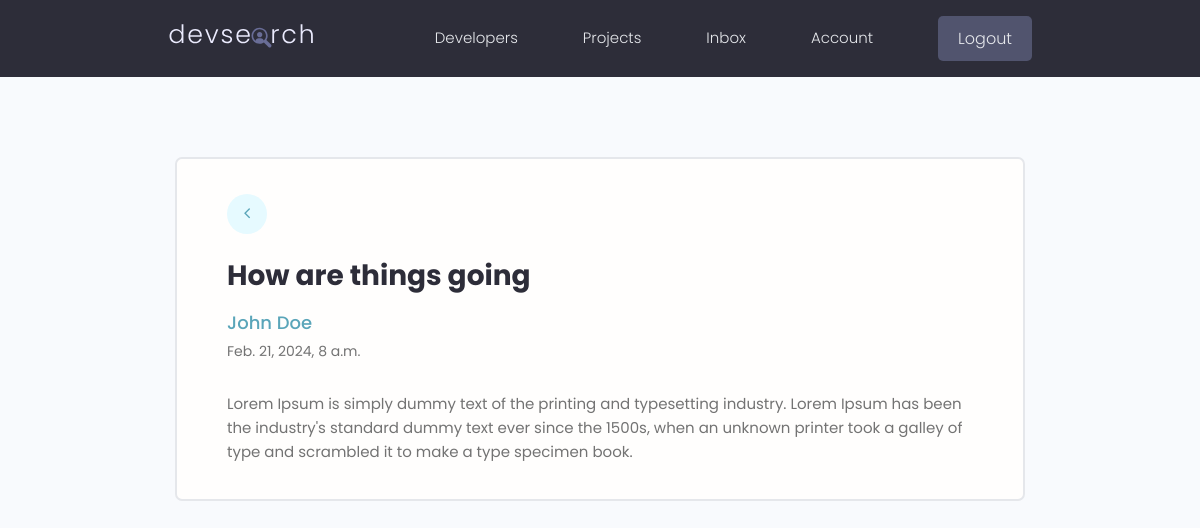
Screenshot of /message/105636b5-d34f-442b-97d9-d0245b9bb0f8/ (signed in) with the database file from the repository.
### usersApp/models.py (models this page shows, shortened)
class Message(models.Model):
    sender = models.ForeignKey(Profile, on_delete=models.SET_NULL, null=True, blank=True)
    recipient = models.ForeignKey(Profile, on_delete=models.SET_NULL, null=True, blank=True, related_name="messages")
    name = models.CharField(max_length=200, null=True, blank=True)
    email = models.EmailField(max_length=200, null=True, blank=True)
    subject = models.CharField(max_length=200, null=True, blank=True)
    body = models.TextField()
    is_read = models.BooleanField(default=False, null=True)
    created = models.DateTimeField(auto_now_add=True)
    id = models.UUIDField(default=uuid.uuid4, unique=True, primary_key=True, editable=False)
    class Meta:
        ordering = ['is_read', '-created']

### usersApp/views.py (the view)
# urls.py: path('message/<str:pk>/', views.viewMessage, name="message"),
@login_required(login_url='login')
def viewMessage(request, pk):
    profile = request.user.profile  # Get the currently logged-in user
    message = profile.messages.get(id=pk) # Query the profile itself to get the messages, ensure that users can't access someone else's message by just accessing that pk
    if message.is_read == False:
        message.is_read = True
        message.save()
    context = {'message':message}
    return render(request,'usersApp/message.html',context)

### usersApp/templates/usersApp/message.html
{% extends 'main.html' %}
{% block content %}
  <main class="messagePage my-xl">
    <div class="content-box">
      <div class="message">
        <a class="backButton" href="{% url 'inbox' %}"><i class="fa fa-angle-left"></i></a>
        <h2 class="message__subject">{{message.subject}}</h4>
          {% if message.sender %}
          <a href="{% url 'user-profile' message.sender.id %}" class="message__author">{{message.name}}</a>
          {% else %}
          <p class="message__author">{{message.name}}</p>
          {% endif %}
          <p class="message__date">{{message.created}}</p>
          <div class="message__body">
            {{message.body|linebreaksbr}}
          </div>
      </div>
    </div>
  </main>
{% endblock %}

### static/styles/app.css (style rules this page uses)
:root { --color-sub: #2d2d39; }
.content-box { width: 95%; max-width: 85rem; margin: 0 auto; }
.message { padding: 2.5rem 0; }
.message > a { display: flex; gap: 1rem; }
.message__author, .message__date { flex-basis: 25%; }
.message__subject { flex-basis: 50%; }
.message__date { text-align: right; }
.messagePage .message { list-style: none; background: var(--color-white); padding: 3.5rem 5rem; border: 2px solid var(--color-light); border-radius: 0.7rem; }
.messagePage .message__subject { font-size: 2.8rem; color: var(--color-sub); margin-bottom: 1rem; margin-top: 2rem; }
.messagePage .message__author { font-size: 1.8rem; font-weight: 500; }
.messagePage .message__date { font-size: 1.4rem; font-weight: 400; text-align: left; margin-bottom: 3rem; }
.backButton { background: var(--color-main-light); color: var(--color-main); width: 4rem; height: 4rem; display: flex; align-items: center; justify-content: center; border-radius: 50%; }
.backButton i { font-size: 1.8rem; }

### static/uikit/styles/modules/_variables.css (style rules this page uses)
:root { --color-main: #5aa5b9; --color-main-light: #e6faff; --color-sub: #3f4156; --color-sub-light: #51546e; --color-sub-lighter: #ededfd; --color-text: #737373; --color-gray: #8b8b8b; --color-light: #e5e7eb; --color-light-gray: #767676; --color-bg: #f8fafd; --color-white: #fffefd; --color-white-light: #f3f3f3; --color-success: #359e64; --color-success-bg: #def8e8; --color-error: #fc4b0b; --color-error-bg: #fff2ee; --font-base: 'Poppins', arial, helvetica, 'Segoe UI', roboto, ubuntu, sans-serif; --font-monospace: 'Fira Code', 'Courier New', courier, monospace; --font-regular: 300; --font-medium: 500; --font-bold: 700; --generic-shadow: 1px 1px 5px #00000010; --generic-transition: all 0.3s ease-in-out; }

### static/uikit/styles/modules/_base.css (style rules this page uses)
* { margin: 0; padding: 0; box-sizing: border-box; text-rendering: optimizeLegibility; color: inherit; font-size: inherit; }
html { font-size: 50%; }
@media only screen and (min-width: 480px) { html { font-size: 56.25%; } }
@media only screen and (min-width: 1200px) { html { font-size: 62.5%; } }
body { line-height: 1.6; font-weight: 400; font-size: 1.5rem; color: var(--color-text); background-color: var(--color-bg); min-height: 100vh; }

### static/uikit/styles/modules/_typography.css (style rules this page uses)
* { font-family: var(--font-base); }
h2 { font-size: 3.6rem; font-weight: var(--font-bold); }
p, span, strong { font-size: 1.6rem; color: var(--color-text); font-weight: var(--font-regular); }
a { padding-bottom: 2px; text-decoration: none; display: inline-block; color: var(--color-main); font-weight: var(--font-medium); }

### static/uikit/styles/modules/_utilities.css (style rules this page uses)
.my-xl { margin: 8rem auto; }

### rows the page displays
Message: subject "How are things going", name "John Doe", created "Feb. 21, 2024, 8 a.m.", body "Lorem Ipsum is simply dummy text of the printing and typesetting industry. Lorem Ipsum has been the industry's standard dummy text ever since the 1500s, when an unknown printer took a galley of type and scrambled it to make a type specimen book."
